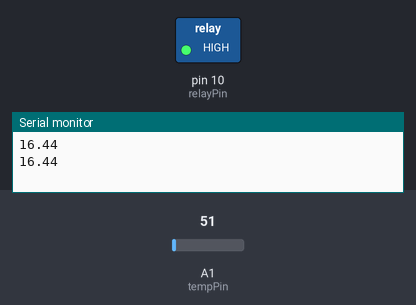
A sketch run on a simulated Arduino Uno, built with avr-gcc and run on an emulated ATmega328P. On the bench: switched loads named in the sketch (green lamp = pin HIGH), the last lines printed to the serial monitor. The test bench sets the inputs (shaded band); at power-on: A1 (tempPin) = 51.

Above: at 1.8 s.
1.9 s: A1 (tempPin) set to 69
3.4 s: A1 (tempPin) set to 82
At 4.9 s:
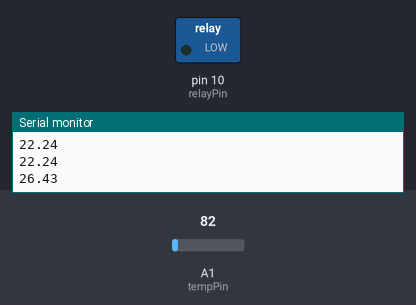
5.5 s: A1 (tempPin) set to 30
At 6.5 s:
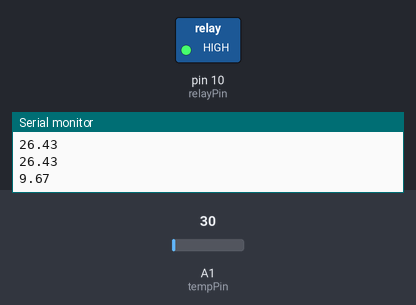
7.5 s: A1 (tempPin) set to 86
At 9.2 s:
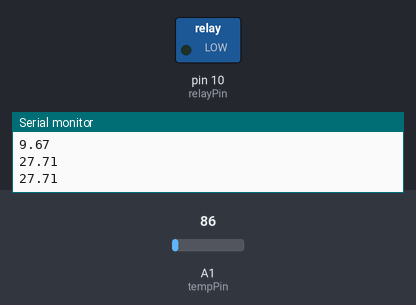
Timing chart, 0 to 10.5 s (numbered marks = the images above; inputs shaded):
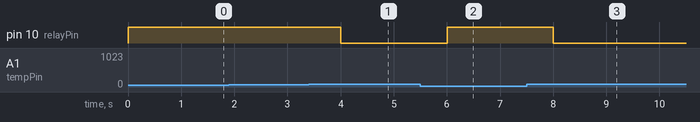

The sketch:

Temperature_Sensor.ino
```cpp
int tempPin = A1;//Assinged pin for the LM35
double temp = 0; //Variable for the temperature
int relayPin = 10;

void setup() {
  Serial.begin(9600);
  pinMode(relayPin , OUTPUT);
  digitalWrite(relayPin, LOW);// Realy pin that sould be low( powered off) by default
}

void loop() {
  temp = analogRead(tempPin); //takes the read from the analog pin
  //temp = temp * 0.48828125; // converting the analog read to Celsius
  temp = temp * 0.32226562;
  Serial.println(temp);
  if (temp > 24) { // if the temperature is more than 24
    digitalWrite(relayPin, LOW); // turn the cooler on
  } else if (temp < 18) { // if the temprature is less than 18
    digitalWrite(relayPin, HIGH);// Turn the cooler off
  }

  delay(1000);                   // wait for a minute
}
```

Measured:
- the behaviour switches between 74 and 75 on A1 (tempPin) (found by bisection; images 0 and 1)
- after the input at 3.4 s, pin 10 (relayPin): HIGH → LOW after 0.60 s
- after the input at 5.5 s, pin 10 (relayPin): LOW → HIGH after 0.50 s
- after the input at 7.5 s, pin 10 (relayPin): HIGH → LOW after 0.51 s
